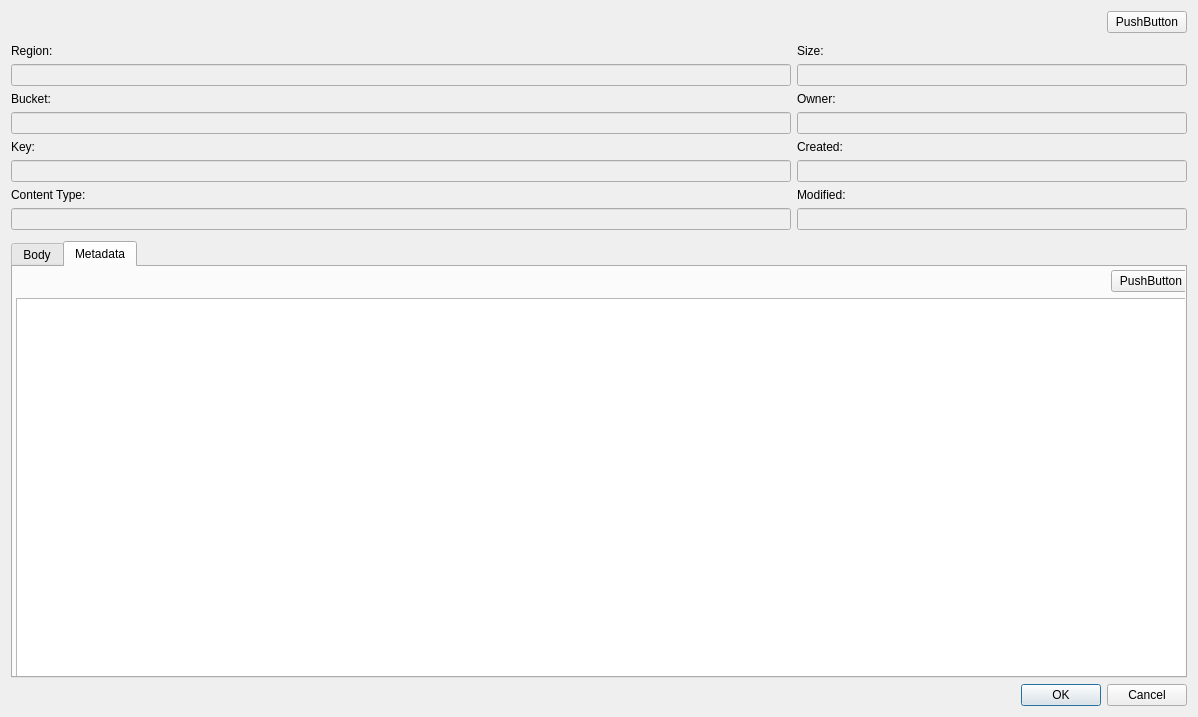
<?xml version="1.0" encoding="UTF-8"?>
<ui version="4.0">
 <class>S3ObjectEditDialog</class>
 <widget class="QDialog" name="S3ObjectEditDialog">
  <property name="geometry">
   <rect>
    <x>0</x>
    <y>0</y>
    <width>1198</width>
    <height>717</height>
   </rect>
  </property>
  <property name="windowTitle">
   <string>S3 Object Details</string>
  </property>
  <layout class="QVBoxLayout" name="verticalLayout">
   <item>
    <layout class="QHBoxLayout" name="horizontalLayout">
     <item>
      <spacer name="horizontalSpacer">
       <property name="orientation">
        <enum>Qt::Orientation::Horizontal</enum>
       </property>
       <property name="sizeHint" stdset="0">
        <size>
         <width>40</width>
         <height>20</height>
        </size>
       </property>
      </spacer>
     </item>
     <item>
      <widget class="QPushButton" name="refreshButton">
       <property name="text">
        <string>PushButton</string>
       </property>
      </widget>
     </item>
    </layout>
   </item>
   <item>
    <layout class="QGridLayout" name="gridLayout" columnstretch="2,1">
     <property name="topMargin">
      <number>5</number>
     </property>
     <property name="bottomMargin">
      <number>5</number>
     </property>
     <item row="1" column="0">
      <widget class="QLineEdit" name="regionEdit">
       <property name="enabled">
        <bool>false</bool>
       </property>
      </widget>
     </item>
     <item row="4" column="0">
      <widget class="QLabel" name="keyLabel">
       <property name="text">
        <string>Key:</string>
       </property>
      </widget>
     </item>
     <item row="2" column="0">
      <widget class="QLabel" name="bucketLabel">
       <property name="text">
        <string>Bucket:</string>
       </property>
      </widget>
     </item>
     <item row="5" column="0">
      <widget class="QLineEdit" name="keyEdit">
       <property name="enabled">
        <bool>false</bool>
       </property>
      </widget>
     </item>
     <item row="6" column="0">
      <widget class="QLabel" name="contentTypeLabel">
       <property name="text">
        <string>Content Type:</string>
       </property>
      </widget>
     </item>
     <item row="3" column="0">
      <widget class="QLineEdit" name="bucketEdit">
       <property name="enabled">
        <bool>false</bool>
       </property>
      </widget>
     </item>
     <item row="0" column="0">
      <widget class="QLabel" name="regionLabel">
       <property name="text">
        <string>Region:</string>
       </property>
      </widget>
     </item>
     <item row="7" column="0">
      <widget class="QLineEdit" name="contentTypeEdit">
       <property name="enabled">
        <bool>false</bool>
       </property>
      </widget>
     </item>
     <item row="7" column="1">
      <widget class="QLineEdit" name="modifiedEdit">
       <property name="enabled">
        <bool>false</bool>
       </property>
      </widget>
     </item>
     <item row="6" column="1">
      <widget class="QLabel" name="modifiedLabel">
       <property name="text">
        <string>Modified:</string>
       </property>
      </widget>
     </item>
     <item row="4" column="1">
      <widget class="QLabel" name="createdLabel">
       <property name="text">
        <string>Created:</string>
       </property>
      </widget>
     </item>
     <item row="5" column="1">
      <widget class="QLineEdit" name="createdEdit">
       <property name="enabled">
        <bool>false</bool>
       </property>
      </widget>
     </item>
     <item row="0" column="1">
      <widget class="QLabel" name="sizeLabel">
       <property name="text">
        <string>Size:</string>
       </property>
      </widget>
     </item>
     <item row="1" column="1">
      <widget class="QLineEdit" name="sizeEdit">
       <property name="enabled">
        <bool>false</bool>
       </property>
      </widget>
     </item>
     <item row="2" column="1">
      <widget class="QLabel" name="ownerLabel">
       <property name="text">
        <string>Owner:</string>
       </property>
      </widget>
     </item>
     <item row="3" column="1">
      <widget class="QLineEdit" name="ownerEdit">
       <property name="enabled">
        <bool>false</bool>
       </property>
      </widget>
     </item>
    </layout>
   </item>
   <item>
    <widget class="QTabWidget" name="tabWidget">
     <property name="currentIndex">
      <number>1</number>
     </property>
     <widget class="QWidget" name="bodyTab">
      <attribute name="title">
       <string>Body</string>
      </attribute>
      <widget class="QWidget" name="verticalLayoutWidget">
       <property name="geometry">
        <rect>
         <x>0</x>
         <y>0</y>
         <width>1181</width>
         <height>481</height>
        </rect>
       </property>
       <layout class="QVBoxLayout" name="verticalLayout_2">
        <property name="leftMargin">
         <number>3</number>
        </property>
        <property name="topMargin">
         <number>3</number>
        </property>
        <property name="rightMargin">
         <number>3</number>
        </property>
        <property name="bottomMargin">
         <number>3</number>
        </property>
        <item>
         <layout class="QHBoxLayout" name="horizontalLayout_2">
          <item>
           <spacer name="horizontalSpacer_2">
            <property name="orientation">
             <enum>Qt::Orientation::Horizontal</enum>
            </property>
            <property name="sizeHint" stdset="0">
             <size>
              <width>40</width>
              <height>20</height>
             </size>
            </property>
           </spacer>
          </item>
          <item>
           <widget class="QPushButton" name="bodyRefreshButton">
            <property name="text">
             <string>PushButton</string>
            </property>
           </widget>
          </item>
         </layout>
        </item>
        <item>
         <widget class="QPlainTextEdit" name="bodyTextEdit"/>
        </item>
       </layout>
      </widget>
     </widget>
     <widget class="QWidget" name="metadataTab">
      <attribute name="title">
       <string>Metadata</string>
      </attribute>
      <widget class="QWidget" name="verticalLayoutWidget_2">
       <property name="geometry">
        <rect>
         <x>0</x>
         <y>0</y>
         <width>1181</width>
         <height>481</height>
        </rect>
       </property>
       <layout class="QVBoxLayout" name="verticalLayout_3">
        <property name="leftMargin">
         <number>3</number>
        </property>
        <property name="topMargin">
         <number>3</number>
        </property>
        <property name="rightMargin">
         <number>3</number>
        </property>
        <property name="bottomMargin">
         <number>13</number>
        </property>
        <item>
         <layout class="QHBoxLayout" name="horizontalLayout_3">
          <item>
           <spacer name="horizontalSpacer_3">
            <property name="orientation">
             <enum>Qt::Orientation::Horizontal</enum>
            </property>
            <property name="sizeHint" stdset="0">
             <size>
              <width>40</width>
              <height>20</height>
             </size>
            </property>
           </spacer>
          </item>
          <item>
           <widget class="QPushButton" name="pushButton_2">
            <property name="text">
             <string>PushButton</string>
            </property>
           </widget>
          </item>
         </layout>
        </item>
        <item>
         <widget class="QTableWidget" name="metadataTable"/>
        </item>
       </layout>
      </widget>
     </widget>
    </widget>
   </item>
   <item>
    <widget class="QDialogButtonBox" name="buttonBox">
     <property name="standardButtons">
      <set>QDialogButtonBox::StandardButton::Cancel|QDialogButtonBox::StandardButton::Ok</set>
     </property>
    </widget>
   </item>
  </layout>
 </widget>
 <resources/>
 <connections/>
</ui>
